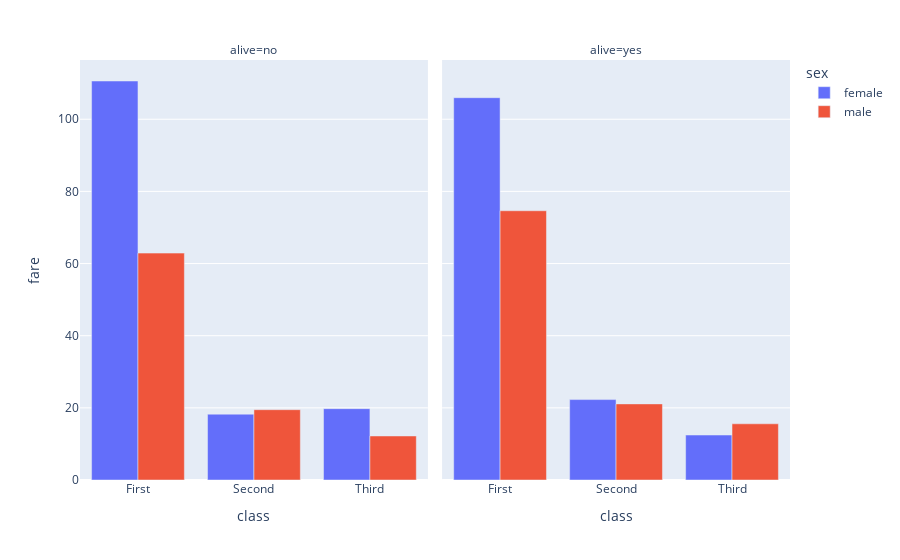

Here is the notebook cell this chart was saved with:
### Code cell
px.bar(data_frame=dff, x='class', y='fare', color='sex', barmode='group', facet_col='alive')

### Figure 1 — Plotly figure (JSON) as saved in the notebook; plotly's stock layout.template omitted (floating-point values rounded to 4 significant figures)
{"data": [{"alignmentgroup": "True", "hovertemplate": "sex=female<br>alive=no<br>class=%{x}<br>fare=%{y}<extra></extra>", "legendgroup": "female", "marker": {"color": "#636efa", "pattern": {"shape": ""}}, "name": "female", "offsetgroup": "female", "orientation": "v", "showlegend": true, "textposition": "auto", "type": "bar", "x": ["First", "Second", "Third"], "xaxis": "x", "y": [110.6, 18.25, 19.77], "yaxis": "y"}, {"alignmentgroup": "True", "hovertemplate": "sex=female<br>alive=yes<br>class=%{x}<br>fare=%{y}<extra></extra>", "legendgroup": "female", "marker": {"color": "#636efa", "pattern": {"shape": ""}}, "name": "female", "offsetgroup": "female", "orientation": "v", "showlegend": false, "textposition": "auto", "type": "bar", "x": ["First", "Second", "Third"], "xaxis": "x2", "y": [106.0, 22.29, 12.46], "yaxis": "y2"}, {"alignmentgroup": "True", "hovertemplate": "sex=male<br>alive=no<br>class=%{x}<br>fare=%{y}<extra></extra>", "legendgroup": "male", "marker": {"color": "#EF553B", "pattern": {"shape": ""}}, "name": "male", "offsetgroup": "male", "orientation": "v", "showlegend": true, "textposition": "auto", "type": "bar", "x": ["First", "Second", "Third"], "xaxis": "x", "y": [62.89, 19.49, 12.2], "yaxis": "y"}, {"alignmentgroup": "True", "hovertemplate": "sex=male<br>alive=yes<br>class=%{x}<br>fare=%{y}<extra></extra>", "legendgroup": "male", "marker": {"color": "#EF553B", "pattern": {"shape": ""}}, "name": "male", "offsetgroup": "male", "orientation": "v", "showlegend": false, "textposition": "auto", "type": "bar", "x": ["First", "Second", "Third"], "xaxis": "x2", "y": [74.64, 21.1, 15.58], "yaxis": "y2"}], "layout": {"annotations": [{"font": {}, "showarrow": false, "text": "alive=no", "x": 0.245, "xanchor": "center", "xref": "paper", "y": 1, "yanchor": "bottom", "yref": "paper"}, {"font": {}, "showarrow": false, "text": "alive=yes", "x": 0.755, "xanchor": "center", "xref": "paper", "y": 1, "yanchor": "bottom", "yref": "paper"}], "autosize": true, "barmode": "group", "legend": {"title": {"text": "sex"}, "tracegroupgap": 0}, "margin": {"t": 60}, "xaxis": {"anchor": "y", "autorange": true, "domain": [0, 0.49], "range": [-0.5, 2.5], "title": {"text": "class"}, "type": "category"}, "xaxis2": {"anchor": "y2", "autorange": true, "domain": [0.51, 1], "matches": "x", "range": [-0.5, 2.5], "title": {"text": "class"}, "type": "category"}, "yaxis": {"anchor": "x", "autorange": true, "domain": [0, 1], "range": [0, 116.4], "title": {"text": "fare"}, "type": "linear"}, "yaxis2": {"anchor": "x2", "autorange": true, "domain": [0, 1], "matches": "y", "range": [0, 116.4], "showticklabels": false, "type": "linear"}}}
